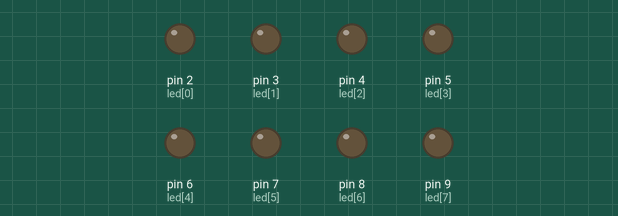
This sketch was run on a simulated Arduino Uno, built with avr-gcc and run on an emulated ATmega328P. Shown: output pins drawn as LEDs (lit = HIGH).

Above: at 0.1 s.
At 4.1 s:
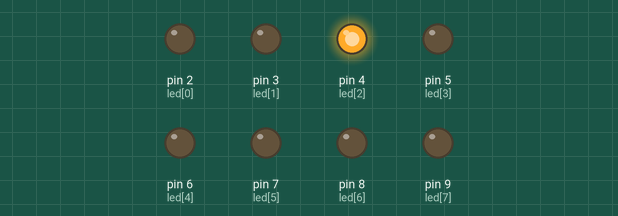
At 8.1 s:
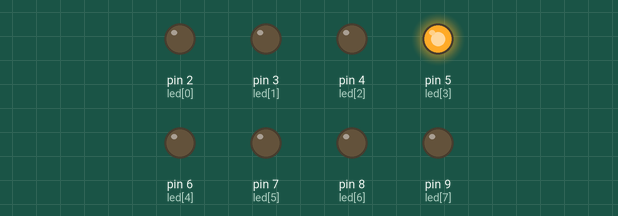
At 18.1 s:
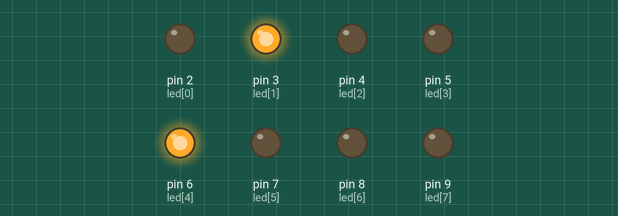
At 28.1 s:
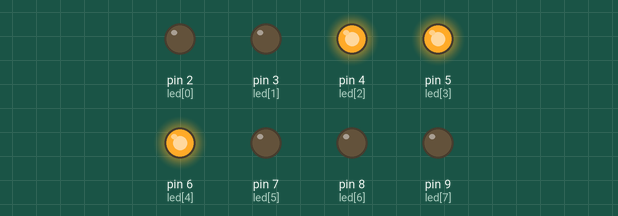
At 38.2 s:
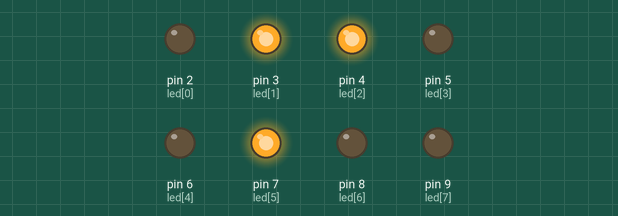
Timing chart, 0 to 40.0 s (numbered marks = the images above):
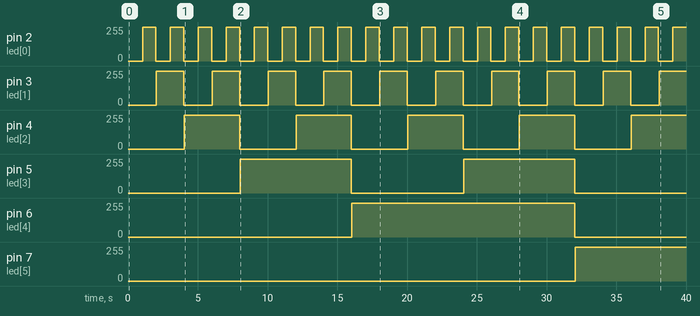

The sketch:

h31.ino
```cpp
const unsigned int led[8] = { 2, 3, 4, 5, 6, 7, 8, 9 };
int cnt = 0;

void setup() {
  for(int x=0;x<=7;x++) {
    pinMode(led[x], OUTPUT);
  }
}

void loop() {
  for(int x=0;x<=7;x++) {
    for(int x=0;x<=7;x++) {
      digitalWrite(led[x], LOW);
    }
    for(int x=0;x<=7;x++){
      digitalWrite(led[x], 0x01&(cnt>>x));
    }
  }
  ++cnt;
  delay(1000);
}
```

Measured:
- by itself, pin 2 (led[0]): repeats every 2.0 s: 255/255 0.92 s, 0/255 1.0 s, 254/255 0.04 s
- by itself, pin 3 (led[1]): repeats every 4.0 s: 255/255 1.9 s, 0/255 2.0 s, 254/255 0.04 s
- by itself, pin 4 (led[2]): repeats every 8.0 s: 255/255 3.9 s, 0/255 4.0 s, 254/255 0.04 s
- by itself, pin 5 (led[3]): alternates 255/255 for 8.0 s and 0/255 for 8.0 s
- by itself, pin 6 (led[4]): 0/255 → 255/255 at 16.1 s, → 0/255 16.0 s later
- by itself, pin 7 (led[5]): 0/255 → 255/255 at 32.1 s
